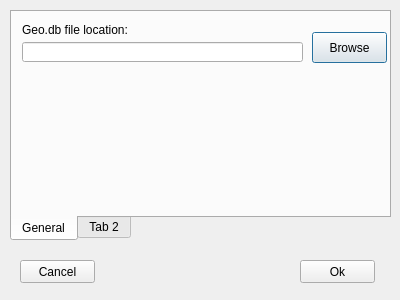
<?xml version="1.0" encoding="UTF-8"?>
<ui version="4.0">
 <class>setDialog</class>
 <widget class="QDialog" name="setDialog">
  <property name="windowModality">
   <enum>Qt::WindowModal</enum>
  </property>
  <property name="geometry">
   <rect>
    <x>0</x>
    <y>0</y>
    <width>400</width>
    <height>300</height>
   </rect>
  </property>
  <property name="minimumSize">
   <size>
    <width>400</width>
    <height>300</height>
   </size>
  </property>
  <property name="maximumSize">
   <size>
    <width>400</width>
    <height>300</height>
   </size>
  </property>
  <property name="windowTitle">
   <string>Application settings</string>
  </property>
  <property name="windowIcon">
   <iconset resource="res.qrc">
    <normaloff>:/img/31188-200.png</normaloff>:/img/31188-200.png</iconset>
  </property>
  <property name="modal">
   <bool>true</bool>
  </property>
  <widget class="QTabWidget" name="tabWidget">
   <property name="geometry">
    <rect>
     <x>10</x>
     <y>10</y>
     <width>381</width>
     <height>231</height>
    </rect>
   </property>
   <property name="tabPosition">
    <enum>QTabWidget::South</enum>
   </property>
   <widget class="QWidget" name="gen">
    <attribute name="title">
     <string>General</string>
    </attribute>
    <widget class="QLabel" name="label">
     <property name="geometry">
      <rect>
       <x>10</x>
       <y>10</y>
       <width>131</width>
       <height>16</height>
      </rect>
     </property>
     <property name="text">
      <string>Geo.db file location:</string>
     </property>
    </widget>
    <widget class="QLineEdit" name="geoLocationEdit">
     <property name="geometry">
      <rect>
       <x>10</x>
       <y>30</y>
       <width>281</width>
       <height>20</height>
      </rect>
     </property>
    </widget>
    <widget class="QPushButton" name="geoBrowseBtn">
     <property name="geometry">
      <rect>
       <x>300</x>
       <y>20</y>
       <width>75</width>
       <height>31</height>
      </rect>
     </property>
     <property name="text">
      <string>Browse</string>
     </property>
    </widget>
   </widget>
   <widget class="QWidget" name="tab_2">
    <attribute name="title">
     <string>Tab 2</string>
    </attribute>
   </widget>
  </widget>
  <widget class="QPushButton" name="okBtn">
   <property name="geometry">
    <rect>
     <x>300</x>
     <y>260</y>
     <width>75</width>
     <height>23</height>
    </rect>
   </property>
   <property name="text">
    <string>Ok</string>
   </property>
  </widget>
  <widget class="QPushButton" name="cancelBtn">
   <property name="geometry">
    <rect>
     <x>20</x>
     <y>260</y>
     <width>75</width>
     <height>23</height>
    </rect>
   </property>
   <property name="text">
    <string>Cancel</string>
   </property>
  </widget>
 </widget>
 <resources>
  <include location="res.qrc"/>
 </resources>
 <connections/>
</ui>
